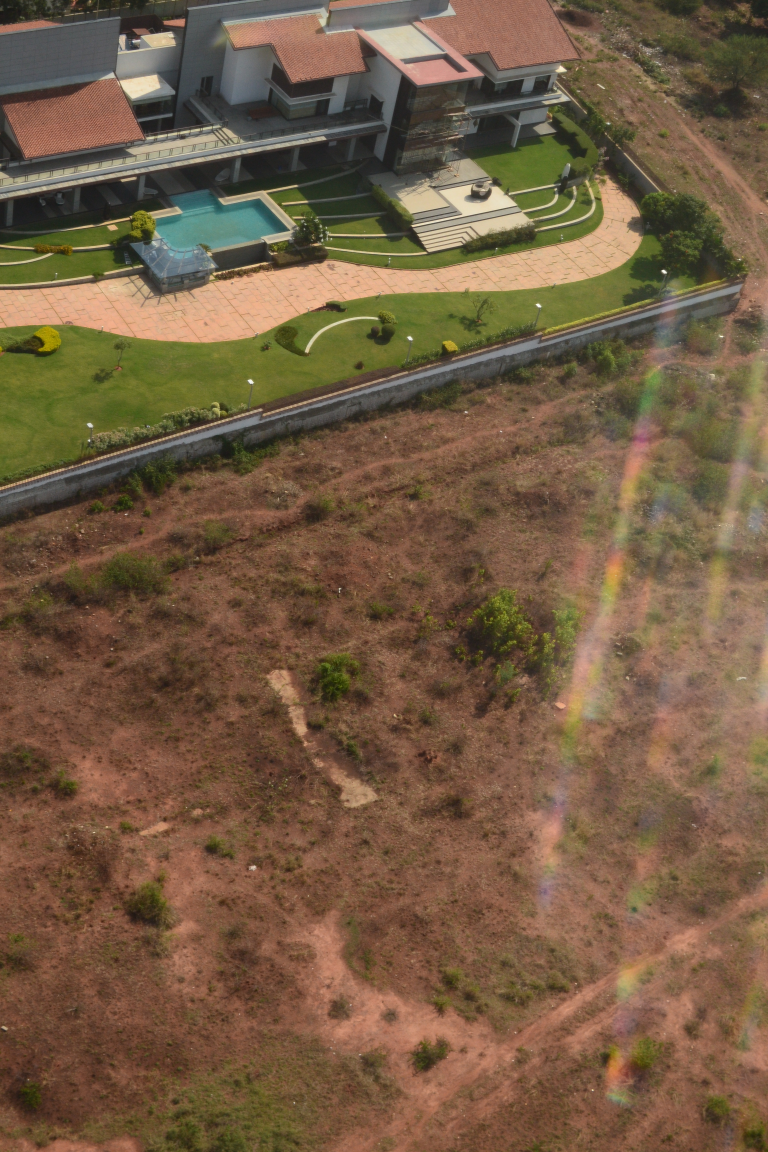
#> input picture System0/allImagesMAIN/DSC_0143.JPG, 3072 x 4608 px (shown at 1/4 size)
$ python -i queue0.py   (imports and definitions only)   (Python 2 division)
#> lines starting #> are read from the running program, lines starting #| are printed output that depends on the picture
import collections # for deque
import cv2
import numpy as np
import os.path
import Queue as Q
import glob
import os
import time
import easygui
from PIL import Image
# import PIL
from PIL.ExifTags import TAGS

pathSource = './allImagesMAIN/'
pathDestination = './targets1/'
pathEmergent = './emergent2/'
noNew = './noNew.JPG'

def saveToFolder(x,emergentOrTarget):
	with open(pathSource+'DSC_%s.JPG'%(x), 'rb') as f:
		data = f.read()
	if emergentOrTarget == 0:
		with open(pathDestination +'DSC_%s.JPG'%(x), 'wb') as f:
			f.write(data)
	else:
		with open(pathEmergent +'DSC_%s.JPG'%(x), 'wb') as f:
			f.write(data)

	return

def viewImages():
	for i,img in enumerate([os.path.join(imPath,fn) for fn in next(os.walk(imPath))[2]]):
		cv2.imshow("Image Verifier", cv2.resize(cv2.imread(img),None, fx = .25, fy = .25))
		if cv2.waitKey(0)==27:
			cv2.destroyAllWindows()
			break
	if cv2.waitKey(0):
		cv2.destroyAllWindows()
	return

def folderSize(path):
	num = len([f for f in os.listdir(path)
			if os.path.isfile(os.path.join(path, f))])
	return num

def showSavePrev(d):
	cv2.imshow("prevIm", cv2.resize(cv2.imread(pathSource+'DSC_%s.JPG'%(d)),None, fx = .25, fy = .25))
	l = cv2.waitKey(0)
	if l == ord('w'): # previous save
		# cv2.imwrite(pathDestination+'DSC_%s.JPG'%(folderSize(pathDestination)+1), cv2.imread(pathSource+'DSC_%s.JPG'%(d)))
		saveToFolder(d,0)
	elif l== ord('e'):
		# cv2.imwrite(pathEmergent+'DSC_%s.JPG'%(folderSize(pathEmergent)+1), cv2.imread(pathSource+'DSC_%s.JPG'%(d)))
		saveToFolder(d,1)
	cv2.destroyWindow("prevIm")# do not remove destroyWindow() for "prevIm"!

def qDeq(x):
	q = Q.PriorityQueue()
	d = collections.deque()
	for i in x:
		dirName, fileName = os.path.split(i)
		shortName,_ = os.path.splitext(fileName)
		_,fir= shortName.split('_')
		print fir
		q.put((fir))
	while not q.empty():
		d.append(q.get())
	print d
	return d

def slideShow(d,folderSizeBefore, sizFlag):
#> called with folderSizeBefore = 0, sizFlag = 1
	if (sizFlag):
		x = folderSizeBefore -1# works over x = folderSizeBefore o.O idk why. Works in a strange way too. Starts looking at the folder last img first.
	else:
		x = 0
	for i in range(x, len(d)):
		# blackHeader = cv2.copyMakeBorder(cv2.imread(pathSource+'DSC_%s.JPG'%(d[i])),200,0,0,0,cv2.BORDER_CONSTANT,value=(0,0,0))
		# cv2.putText(blackHeader, Image.open(pathSource+'DSC_%s.JPG'%(d[i]))._getexif()[36867], (150,150),cv2.FONT_HERSHEY_SIMPLEX, 4,(255,255,255),5)
		cv2.imshow("currentIm", cv2.resize(cv2.imread(pathSource+'DSC_%s.JPG'%(d[i])),None, fx = .25, fy = .25))
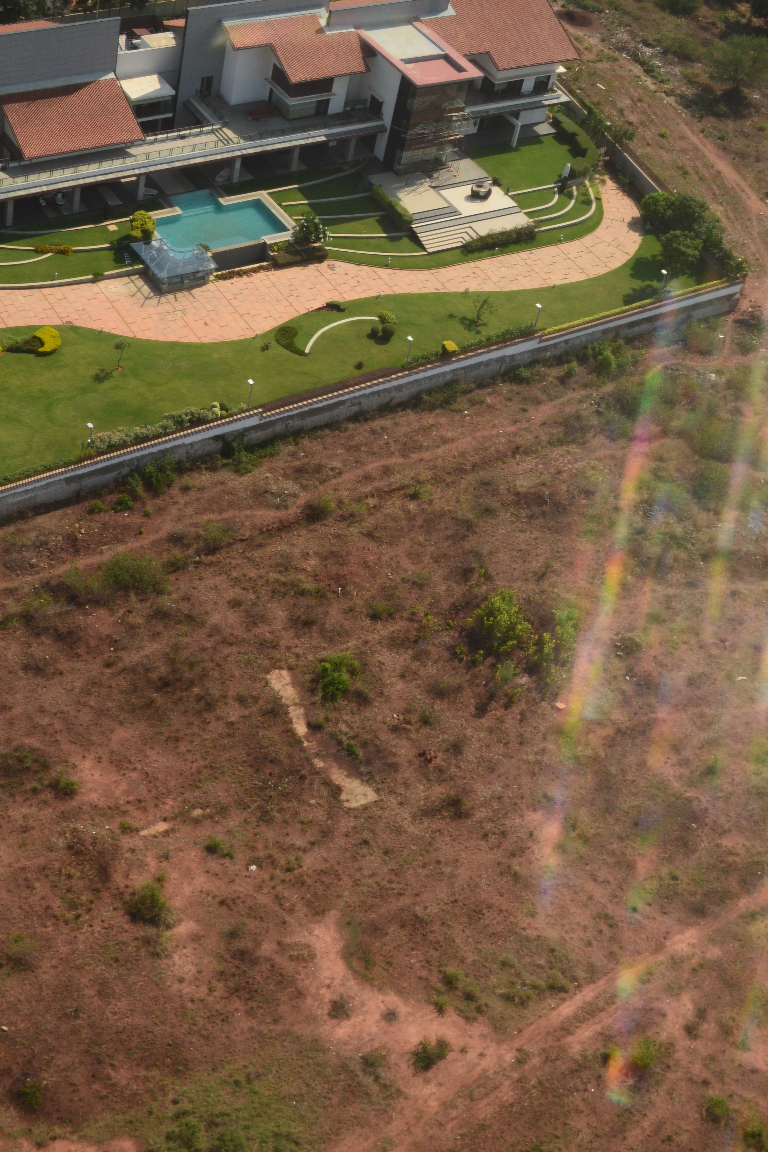
#> window 'currentIm': shape (1152, 768, 3); mean B, G, R 67.8, 92.7, 116.4
		k = cv2.waitKey(0)
#> (key e is pressed here)
		if k == ord('q'): # (save current) or (save current and prev)
			# qq = save & move on ; qww = save, view previous,save prev
			saveToFolder(d[i],0)
			# [6 lines of commented-out code are left out]
			m = cv2.waitKey(0)
			cv2.destroyWindow("currentIm")
			if m == ord('w'):
				showSavePrev(d[i-1])
			else:
				pass
		elif k ==ord('e'):
			# cv2.imwrite(pathEmergent+'DSC_%s.JPG'%(folderSize(pathEmergent)+1), cv2.imread(pathSource+'DSC_%s.JPG'%(d[i])))
			saveToFolder(d[i],1)
			m = cv2.waitKey(0)
#> (key e is pressed here)
			cv2.destroyWindow("currentIm")
			if m == ord('w'):
				showSavePrev(d[i-1])
			else:
				pass
		elif k == ord('w'): # ww = view previous, save previous
			showSavePrev(d[i-1])
		elif k== 27:
			cv2.destroyAllWindows()
			break
		else:
			pass
	return 0

#if __name__ == '__main__':
def mainProcess():

	siz = 0
	sizFlag = 0
	while True:
		x = glob.glob(pathSource+'*.JPG')
		print "size is%d"%(siz)
		if siz !=folderSize(pathSource):
			folderSizeBefore = siz
			siz = folderSize(pathSource)
			print "new size is%d"%(siz)
			sizFlag = 1
			d = qDeq(x)
			updationMsgBox = easygui.msgbox("There has been an updation!", title = "Updates available")
			slideShow(d,folderSizeBefore, sizFlag)

		else :
			sizFlag = 0
			print "waiting..."
			# k = cv2.waitKey(0)
			if cv2.waitKey(0):
				cv2.imshow("currentIm", cv2.imread(noNew))
		if cv2.waitKey(0)==27:
#> (key e is pressed here)
			cv2.destroyAllWindows()
			break
	return

>>> result = mainProcess()
